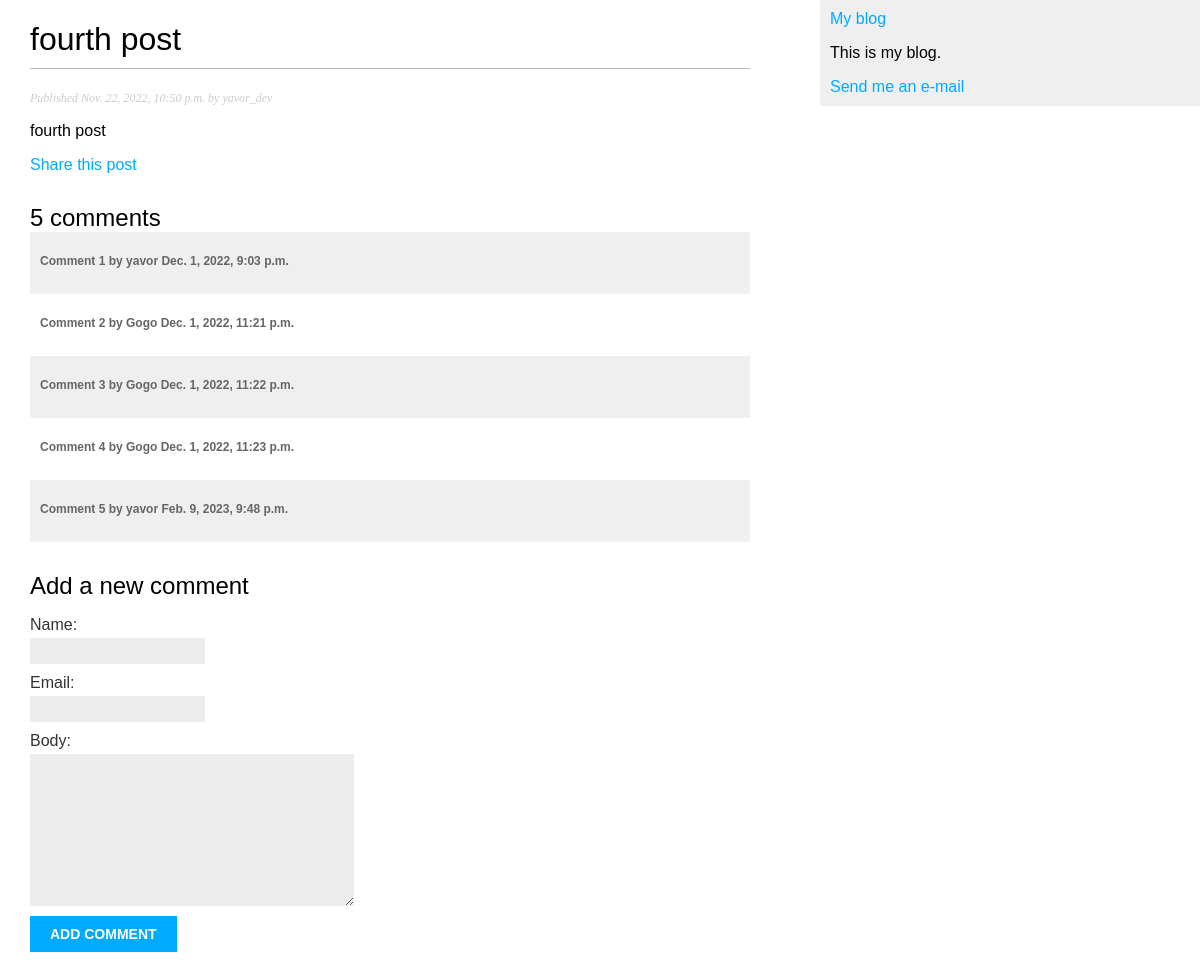
Page /blog/2022/11/22/post-4 on the committed database.
### blog/models.py (models this page shows, shortened)
class Post(models.Model):
	STATUS_CHOICES = (
		('draft', 'Draft'),
		('published', 'Published'),
	)
	title = models.CharField(max_length=250)
	slug = models.SlugField(max_length=250, unique_for_date='publish')
	author = models.ForeignKey(User, on_delete=models.CASCADE, related_name='blog_posts')
	body = models.TextField()
	publish = models.DateTimeField(default=timezone.now)
	created = models.DateTimeField(auto_now_add=True)
	updated = models.DateTimeField(auto_now=True)
	status = models.CharField(max_length=10, choices=STATUS_CHOICES, default='draft')
	objects = models.Manager() # The default manager
	published = PublishedManager() # Our custom manager
	class Meta:
		ordering = ('-publish',)

class Comment(models.Model):
	post = models.ForeignKey(Post, on_delete=models.CASCADE, related_name='comments')
	name = models.CharField(max_length=80)
	email = models.EmailField()
	body = models.TextField()
	created = models.DateTimeField(auto_now_add=True)
	updated = models.DateTimeField(auto_now=True)
	active = models.BooleanField(default=True)
	class Meta:
		ordering = ['created']
		indexes = [ models.Index(fields=['created']),]

### blog/views.py (the view)
# urls.py: path('<int:year>/<int:month>/<int:day>/<slug:post>',views.post_detail, name='post_detail'),
def post_detail(request,year, month, day, post):
	post = get_object_or_404(Post, slug=post, status='published', publish__year=year, publish__month=month, publish__day=day)
	comments = post.comments.filter(active=True)
	form = CommentForm()
	return render(request, 'blog/post/detail.html', {'post': post, 'comments': comments, 'form': form })

### blog/forms.py
class CommentForm(forms.ModelForm):
	class Meta:
		model = Comment
		fields = ['name', 'email', 'body']

### blog/templates/blog/post/detail.html (shortened to what this page needs)
{% extends "blog/base.html" %}
{% block content %}
   <h1>{{ post.title }}</h1>
   <p class="date">
   	Published {{ post.publish }} by {{ post.author }}
   </p>
   {{ post.body|linebreaks }}
   <p>
      <a href="{% url 'blog:post_share' post.id %}">
         Share this post
      </a>
   </p>
   {% with comments.count as total_comments %}
      <h2>{{ total_comments }} comment{{ total_comments|pluralize }}</h2>
   {% endwith %}
   {% for comment in comments %}
      <div class='comment'>
         <p class="info">
            Comment {{ forloop.counter }} by {{ comment.name }}
            {{ comment.created }}
         </p>
      </div>
      {% empty %}
         <p> There are no comments</p>
      {% endfor %}
      {% include "blog/post/includes/comment_form.html" %}
{% endblock %}

### blog/templates/blog/base.html (shortened to what this page needs)
{% load static %}
<!DOCTYPE html>
<html>
<head>
	<link href="{% static 'css/blog.css' %}" rel="stylesheet">
</head>
<body>
	<div id="content">
		{% block content %}
		{% endblock %}
	</div>
	<div id="sidebar">
		<a href="/blog/">My blog</a>
		<p>This is my blog.</p>
	    <a href="mailto:yavor@yavor.net">Send me an e-mail</a>
	</div>
</body>
</html>

### blog/templates/blog/post/includes/comment_form.html (shortened to what this page needs)
<h2>Add a new comment</h2>
<form action="{% url 'blog:post_comment' post.id %}" method="post">
	{{ form.as_p }}
	<p><input type="submit" value="Add comment"></p>
</form>

### blog/static/css/blog.css (style rules this page uses)
body { margin:0; padding:0; font-family:helvetica, sans-serif; }
a { color:#00abff; text-decoration:none; }
h1 { font-weight:normal; border-bottom:1px solid #bbb; padding:0 0 10px 0; }
h2 { font-weight:normal; margin:30px 0 0; }
#content { float:left; width:60%; padding:0 0 0 30px; }
#sidebar { float:right; width:30%; padding:10px; background:#efefef; height:100%; }
p.date { color:#ccc; font-family: georgia, serif; font-size: 12px; font-style: italic; }
label { float:left; clear:both; color:#333; margin-bottom:4px; }
input, textarea { clear:both; float:left; margin:0 0 10px; background:#ededed; border:0; padding:6px 10px; font-size:12px; }
input[type=submit] { font-weight:bold; background:#00abff; color:#fff; padding:10px 20px; font-size:14px; text-transform:uppercase; }
.comment { padding:10px; }
.comment:nth-child(even) { background:#efefef; }
.comment .info { font-weight:bold; font-size:12px; color:#666; }

### rows in the picture
Post: title "fourth post", publish "Nov. 22, 2022, 10:50 p.m.", author "yavor_dev", body "fourth post"
Comment: name "yavor", created "Dec. 1, 2022, 9:03 p.m."
Comment: name "Gogo", created "Dec. 1, 2022, 11:21 p.m."
Comment: name "Gogo", created "Dec. 1, 2022, 11:22 p.m."
Comment: name "Gogo", created "Dec. 1, 2022, 11:23 p.m."
Comment: name "yavor", created "Feb. 9, 2023, 9:48 p.m."

### other values in the picture
{{ total_comments }} "5"
